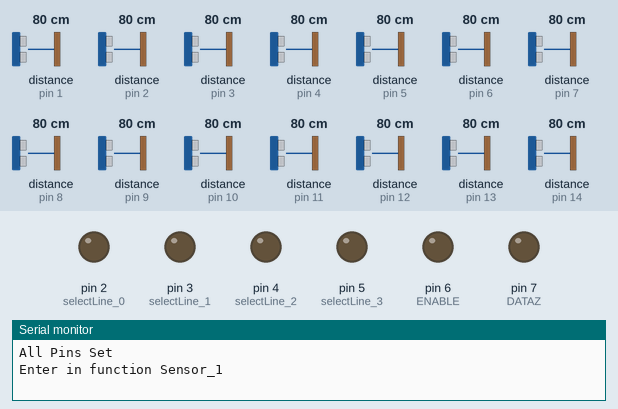
Recording of a sketch running on a simulated Arduino Uno, built with avr-gcc and run on an emulated ATmega328P. Shown: output pins drawn as LEDs (lit = HIGH), the last lines printed to the serial monitor. Inputs (shaded band) come from the test bench; at power-on: distance to the obstacle (sensors on pin 1, pin 2, pin 3, pin 4, pin 5, pin 6, pin 7, pin 8, pin 9, pin 10, pin 11, pin 12, pin 13, pin 14) 80 cm.

Above: at 0.1 s.
At 2.4 s:
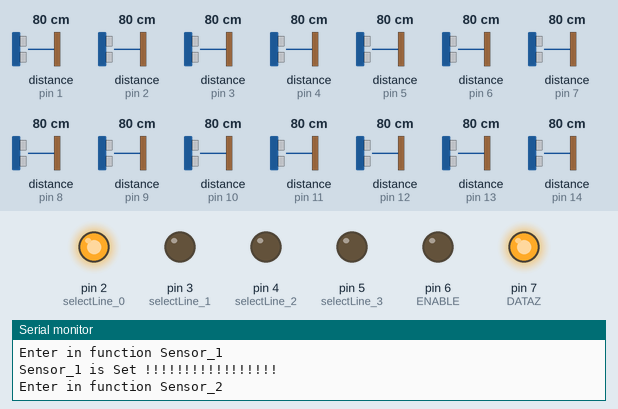
At 5.4 s:
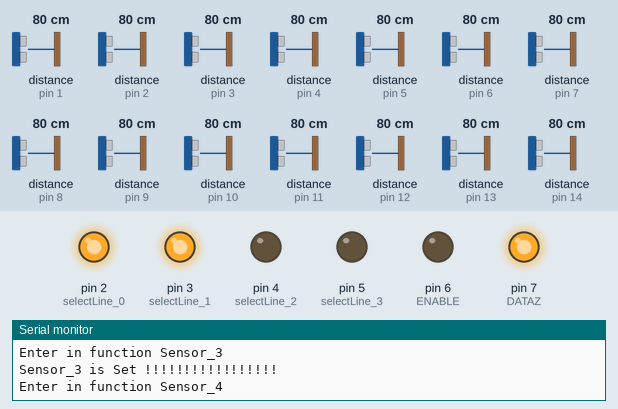
At 9.9 s:
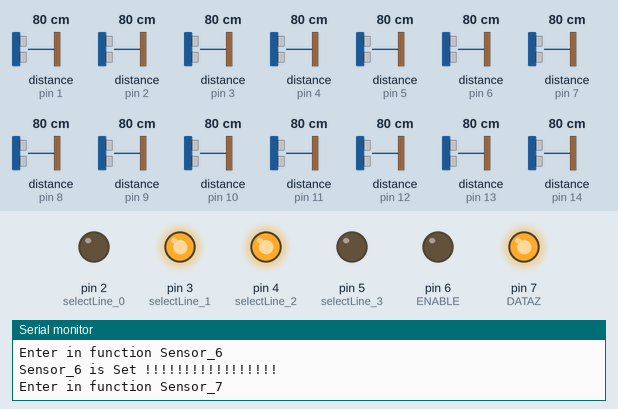
At 15.9 s:
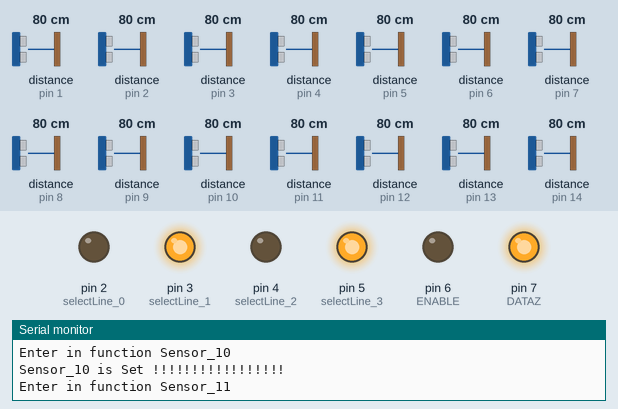
At 21.1 s:
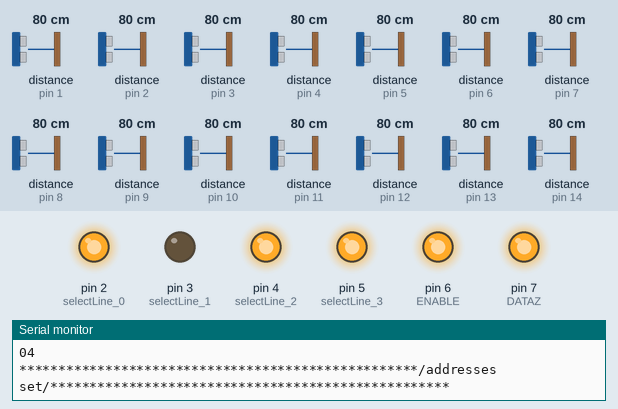
Timing chart, 0 to 22.6 s (numbered marks = the images above):
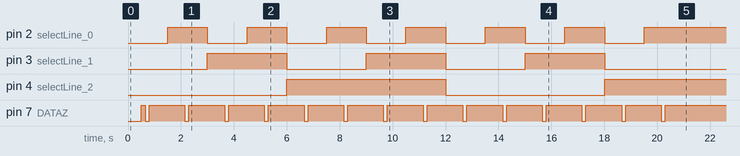

The sketch:

Sensor14_on_Serial_____Main_.ino
```cpp
/* This example shows how to use continuous mode to take
range measurements with the VL53L0X. It is based on
vl53l0x_ContinuousRanging_Example.c from the VL53L0X API.

The range readings are in units of mm. */
//#include <UbidotsArduinoGPRS.h>
#include <SoftwareSerial.h>

//#define APN "internet" // Assign the APN
//#define USER ""  // If your apn doesnt have username just put ""
//#define PASS ""  // If your apn doesnt have password just put ""
//#define TOKEN "BBFF-OLDnBKc3nFJSb4XqjoMBTt9xRG813P"  // Replace it with your Ubidots token
//#define VARIABLE_LABEL_1 "sensor_1" // Assign the variable label 5aa55b0a642ab62df485d11d
//#define VARIABLE_LABEL_2 "sensor_2" // Assign the variable label
//#define VARIABLE_LABEL_3 "sensor_3" // Assign the variable label
//#define VARIABLE_LABEL_4 "sensor_4" // Assign the variable label 5aa55b0a642ab62df485d11d
//#define VARIABLE_LABEL_5 "sensor_5" // Assign the variable label
//#define VARIABLE_LABEL_6 "sensor_6" // Assign the variable label
//#define VARIABLE_LABEL_7 "sensor_7" // Assign the variable label 5aa55b0a642ab62df485d11d
//#define VARIABLE_LABEL_8 "sensor_8" // Assign the variable label
//#define VARIABLE_LABEL_9 "sensor_9" // Assign the variable label
//#define VARIABLE_LABEL_10 "sensor_10" // Assign the variable label 5aa55b0a642ab62df485d11d
//#define VARIABLE_LABEL_11 "sensor_11" // Assign the variable label
//#define VARIABLE_LABEL_12 "sensor_12" // Assign the variable label
//#define VARIABLE_LABEL_13 "sensor_13" // Assign the variable label 5aa55b0a642ab62df485d11d
//#define VARIABLE_LABEL_14 "sensor_14" // Assign the variable label

//Ubidots client(TOKEN);
//SoftwareSerial gprs = SoftwareSerial(10, 11);
//SoftwareSerial *GPRSSerial = &gprs;

//double distance;

SoftwareSerial send_to_node(10, 11);

#include <Wire.h>
#include <VL53L0X.h>

#define selectLine_0 2
#define selectLine_1 3
#define selectLine_2 4
#define selectLine_3 5

#define ENABLE 6
#define DATAZ 7

VL53L0X sensor1,sensor2,sensor3,sensor4,sensor5,sensor6,sensor7,sensor8,sensor9,sensor10,sensor11,sensor12,sensor13,sensor14;

void setup()
{
//   Serial.begin(115200);
//    GPRSSerial->begin(19200);
//    if (! client.init(*GPRSSerial))
//    {
//      Serial.println(F("Couldn't find FONA"));
//      while (1);
//    }
//    client.setApn(APN,USER,PASS);
//                      //client.setDebug(false);
//
//  delay(2000);


  pinMode(selectLine_0 ,OUTPUT);
  pinMode(selectLine_1 ,OUTPUT);
  pinMode(selectLine_2 ,OUTPUT);
  pinMode(selectLine_3 ,OUTPUT);

  pinMode(ENABLE ,OUTPUT);
  pinMode(DATAZ ,OUTPUT);

  Serial.begin(19200);
  send_to_node.begin(19200);

  Wire.begin();

   Serial.println("All Pins Set");

      sensor_1(0x01);
      sensor_2(0x02);
      sensor_3(0x03);
      sensor_4(0x04);
      sensor_5(0x05);
      sensor_6(0x06);
      sensor_7(0x07);
      sensor_8(0x08);
      sensor_9(0x09);
      sensor_10(0x0A);
      sensor_11(0x0B);
      sensor_12(0x0C);
      sensor_13(0x0D);
      sensor_14(0x0E);

  Serial.println("00");
  Serial.println("01");
  Serial.println("02");
  Serial.println("03");
  Serial.println("04");

  Serial.println("");
  Serial.println("***************************************************/addresses set/***************************************************");

  // Start continuous back-to-back mode (take readings as
  // fast as possible).  To use continuous timed mode
  // instead, provide a desired inter-measurement period in
  // ms (e.g. sensor.startContinuous(100)).

   Serial.println ("\n\t I2C scanner. Scanning ...");
  byte count = 0;
  for (byte i = 1; i < 120; i++)
  {

    Wire.beginTransmission (i);
    if (Wire.endTransmission () == 0)
    {
      Serial.print ("Found address: ");
      Serial.print (i, DEC);
      Serial.print (" (0x");
      Serial.print (i, HEX);
      Serial.println (")");
      count++;
      delay (1);  // maybe unneeded?
    } // end of good response
  } // end of for loop
  Serial.println("**********************************************************************************************************************");

  Serial.println ("Done.");
  Serial.print ("Found ");
  Serial.print (count, DEC);
  Serial.println (" device(s).");
  Serial.println("Sensor Readings...........");

  sensor1.startContinuous();
  sensor2.startContinuous();
  sensor3.startContinuous();
  sensor4.startContinuous();
  sensor5.startContinuous();
  sensor6.startContinuous();
  sensor7.startContinuous();
  sensor8.startContinuous();
  sensor9.startContinuous();
  sensor10.startContinuous();
  sensor11.startContinuous();
  sensor12.startContinuous();
  sensor13.startContinuous();
  sensor14.startContinuous();
 }

void loop()
{

  Serial.print("Sensor_1 = ");Serial.print(sensor1.readRangeContinuousMillimeters());Serial.print("mm");Serial.print("||");
  send_to_node.write("S1");send_to_node.write(sensor1.readRangeContinuousMillimeters());
  Serial.print("Sensor_2 = ");Serial.print(sensor2.readRangeContinuousMillimeters());Serial.print("mm");Serial.print("||");
  send_to_node.write("S2");send_to_node.write(sensor2.readRangeContinuousMillimeters());
  Serial.print("Sensor_3 = ");Serial.print(sensor3.readRangeContinuousMillimeters());Serial.print("mm");Serial.println();
  send_to_node.write("S3");send_to_node.write(sensor3.readRangeContinuousMillimeters());
  Serial.print("Sensor_4 = ");Serial.print(sensor4.readRangeContinuousMillimeters());Serial.print("mm");Serial.print("||");
  send_to_node.write("S4");send_to_node.write(sensor4.readRangeContinuousMillimeters());
  Serial.print("Sensor_5 = ");Serial.print(sensor5.readRangeContinuousMillimeters());Serial.print("mm");Serial.print("||");
  send_to_node.write("S5");send_to_node.write(sensor5.readRangeContinuousMillimeters());
  Serial.print("Sensor_6 = ");Serial.print(sensor6.readRangeContinuousMillimeters());Serial.print("mm");Serial.println();
  send_to_node.write("S6");send_to_node.write(sensor6.readRangeContinuousMillimeters());
  Serial.print("Sensor_7 = ");Serial.print(sensor7.readRangeContinuousMillimeters());Serial.print("mm");Serial.print("||");
  send_to_node.write("S7");send_to_node.write(sensor7.readRangeContinuousMillimeters());
  Serial.print("Sensor_8 = ");Serial.print(sensor8.readRangeContinuousMillimeters());Serial.print("mm");Serial.print("||");
  send_to_node.write("S8");send_to_node.write(sensor8.readRangeContinuousMillimeters());
  Serial.print("Sensor_9 = ");Serial.print(sensor9.readRangeContinuousMillimeters());Serial.print("mm");Serial.println();
  send_to_node.write("S9");send_to_node.write(sensor9.readRangeContinuousMillimeters());
  Serial.print("Sensor_10 = ");Serial.print(sensor10.readRangeContinuousMillimeters());Serial.print("mm");Serial.print("||");
  send_to_node.write("S10");send_to_node.write(sensor10.readRangeContinuousMillimeters());
  Serial.print("Sensor_11 = ");Serial.print(sensor11.readRangeContinuousMillimeters());Serial.print("mm");Serial.print("||");
  send_to_node.write("S11");send_to_node.write(sensor11.readRangeContinuousMillimeters());
  Serial.print("Sensor_12 = ");Serial.print(sensor12.readRangeContinuousMillimeters());Serial.print("mm");Serial.println();
  send_to_node.write("S12");send_to_node.write(sensor12.readRangeContinuousMillimeters());
  Serial.print("Sensor_13 = ");Serial.print(sensor13.readRangeContinuousMillimeters());Serial.print("mm");Serial.println();
  send_to_node.write("S13");send_to_node.write(sensor13.readRangeContinuousMillimeters());
  Serial.print("Sensor_14 = ");Serial.print(sensor14.readRangeContinuousMillimeters());Serial.print("mm");Serial.println();
  send_to_node.write("S14");send_to_node.write(sensor14.readRangeContinuousMillimeters());


//  unsigned int Sensor1 = sensor1.readRangeContinuousMillimeters();  // Sensor 1
//  unsigned int Sensor2 = sensor2.readRangeContinuousMillimeters();  // Sensor 2
//  unsigned int Sensor3 = sensor3.readRangeContinuousMillimeters();  // Sensor 3
//
//  CanInNumbers(Sensor1);
//  delay(10);
//  CanInNumbers(Sensor2);
//  delay(10);
//  CanInNumbers(Sensor2);
//  delay(10);

//  client.add(VARIABLE_LABEL_1, Sensor1);
//  client.add(VARIABLE_LABEL_2, Sensor2);
//  client.add(VARIABLE_LABEL_3, Sensor3);
//  client.sendAll();

  Serial.println();
  Serial.println();

  delay(5000);
}
```

CanCalculator.ino
```cpp
int CanInNumbers(unsigned int distance)
{
  int cans;
  int r1 = 150;
  int r2 = 220;
  int r3 = 290;
  int r4 = 360;
  int r5 = 430;
  if (distance < 500)  // phase failures have incorrect data
  {
    Serial.print("Distance (mm): "); Serial.print(distance);Serial.println();
//    server.handleClient();
    cans = 0;
      if (distance <= r1)        //  ||---->  O O O O 0
      {
      cans = 5;
      }
      else if (distance > r1 && distance <= r2)
      {
      cans = 4;
      }
     else if ( distance > r2 && distance <= r3 ) {
      cans = 3;
    }
    else if ( distance > r3 && distance <= r4 ) {
      cans = 2;
    }
    else if ( distance > r4 && distance <= r5 ) {
      cans = 1;
    }
    else if ( distance > r5)
    {
      cans = 0;
    }
  }
  else
  {
    Serial.println(" out of range ");
    cans = 0;
  }
  delay(1000);
    Serial.print("OutSide Loop Number of Cans are ");Serial.print(" = "); Serial.print(cans);Serial.println();
return(cans);
}
```

ResetSensor.ino
```cpp
 void ResetSensor()
    {
      digitalWrite(DATAZ,HIGH);   // Make XSHUT = HIGH
      delay(150);

    // Make XSHUT = LOW for 150ms
      digitalWrite(DATAZ, LOW);
      delay(150);
      digitalWrite(DATAZ,HIGH);     // Make XSHUT = HIGH
      delay(500);
    }
```

Sensor_Address_Set.ino
```cpp
void sensor_1(uint8_t t)
{

Serial.println("Enter in function Sensor_1");
    selectMux(0,0,0,0);// 0
    ResetSensor();
    sensor1.init(true);       // Initiallize sensor with address
    sensor1.setTimeout(500);
    delay(100);
    sensor1.setAddress(t);  // I2c address of device
    delay(100);
    deselectMux();
    Serial.println("Sensor_1 is Set !!!!!!!!!!!!!!!!!");
}


void sensor_2(uint8_t t)
{

Serial.println("Enter in function Sensor_2");
    selectMux(0,0,0,1);  //1
    ResetSensor();
    sensor2.init(true);       // Initiallize sensor with address
    sensor2.setTimeout(500);
    delay(100);
    sensor2.setAddress(t);  // I2c address of device
    delay(100);
    deselectMux();
    Serial.println("Sensor_2 is Set !!!!!!!!!!!!!!!!!");
}

void sensor_3(uint8_t t)
{
Serial.println("Enter in function Sensor_3");
    selectMux(0,0,1,0);  //2
    ResetSensor();
    sensor3.init(true);       // Initiallize sensor with address
    sensor3.setTimeout(500);
    delay(100);
    sensor3.setAddress(t);  // I2C address of device
    delay(100);
    deselectMux();
    Serial.println("Sensor_3 is Set !!!!!!!!!!!!!!!!!");
}

void sensor_4(uint8_t t)
{
Serial.println("Enter in function Sensor_4");
    selectMux(0,0,1,1);  //3
    ResetSensor();
    sensor4.init(true);       // Initiallize sensor with address
    sensor4.setTimeout(500);
    delay(100);
    sensor4.setAddress(t);  // I2c address of device
    delay(100);
    deselectMux();
    Serial.println("Sensor_4 is Set !!!!!!!!!!!!!!!!!");
}
void sensor_5(uint8_t t)
{
Serial.println("Enter in function Sensor_5");
    selectMux(0,1,0,0);  //4

    ResetSensor();
    sensor5.init(true);       // Initiallize sensor with address
    sensor5.setTimeout(500);
    delay(100);
    sensor5.setAddress(t);  // I2c address of device
    delay(100);
    deselectMux();
    Serial.println("Sensor_5 is Set !!!!!!!!!!!!!!!!!");
}

void sensor_6(uint8_t t)
{
Serial.println("Enter in function Sensor_6");
    selectMux(0,1,0,1);  //5
    ResetSensor();
    sensor6.init(true);       // Initiallize sensor with address
    sensor6.setTimeout(500);
    delay(100);
    sensor6.setAddress(t);  // I2c address of device
    delay(100);
    deselectMux();
    Serial.println("Sensor_6 is Set !!!!!!!!!!!!!!!!!");
}
void sensor_7(uint8_t t)
{
Serial.println("Enter in function Sensor_7");
    selectMux(0,1,1,0); // 6
    ResetSensor();
    sensor7.init(true);       // Initiallize sensor with address
    sensor7.setTimeout(500);
    delay(100);
    sensor7.setAddress(t);  // I2c address of device
    delay(100);
    deselectMux();
    Serial.println("Sensor_7 is Set !!!!!!!!!!!!!!!!!");
}
void sensor_8(uint8_t t)
{
Serial.println("Enter in function Sensor_8");
    selectMux(0,1,1,1); // 7
    ResetSensor();
    sensor8.init(true);       // Initiallize sensor with address
    sensor8.setTimeout(500);
    delay(100);
    sensor8.setAddress(t);  // I2c address of device
    delay(100);
    deselectMux();
    Serial.println("Sensor_8 is Set !!!!!!!!!!!!!!!!!");
}

void sensor_9(uint8_t t)
{
Serial.println("Enter in function Sensor_9");
    selectMux(1,0,0,0); // 8
    ResetSensor();
    sensor9.init(true);       // Initiallize sensor with address
    sensor9.setTimeout(500);
    delay(100);
    sensor9.setAddress(t);  // I2c address of device
    delay(100);
    deselectMux();
    Serial.println("Sensor_9 is Set !!!!!!!!!!!!!!!!!");
}
void sensor_10(uint8_t t)
{
Serial.println("Enter in function Sensor_10");
    selectMux(1,0,0,1); // 9
    ResetSensor();
    sensor10.init(true);       // Initiallize sensor with address
    sensor10.setTimeout(500);
    delay(100);
    sensor10.setAddress(t);  // I2c address of device
    delay(100);
    deselectMux();
    Serial.println("Sensor_10 is Set !!!!!!!!!!!!!!!!!");
}
void sensor_11(uint8_t t)
{
Serial.println("Enter in function Sensor_11");
    selectMux(1,0,1,0); // 10
    ResetSensor();
    sensor11.init(true);       // Initiallize sensor with address
    sensor11.setTimeout(500);
    delay(100);
    sensor11.setAddress(t);  // I2c address of device
    delay(100);
    deselectMux();
    Serial.println("Sensor_11 is Set !!!!!!!!!!!!!!!!!");
}
void sensor_12(uint8_t t)
{
Serial.println("Enter in function Sensor_12");
    selectMux(1,0,1,1); // 11
    ResetSensor();
    sensor12.init(true);       // Initiallize sensor with address
    sensor12.setTimeout(500);
    delay(100);
    sensor12.setAddress(t);  // I2c address of device
    delay(100);
    deselectMux();
    Serial.println("Sensor_12 is Set !!!!!!!!!!!!!!!!!");
}
void sensor_13(uint8_t t)
{
Serial.println("Enter in function Sensor_13");
    selectMux(1,1,0,0); // 12
    ResetSensor();
    sensor13.init(true);       // Initiallize sensor with address
    sensor13.setTimeout(500);
    delay(100);
    sensor13.setAddress(t);  // I2c address of device
    delay(100);
    deselectMux();
    Serial.println("Sensor_13 is Set !!!!!!!!!!!!!!!!!");
}
void sensor_14(uint8_t t)
{
Serial.println("Enter in function Sensor_14");
    selectMux(1,1,0,1); // 13
    ResetSensor();
    sensor14.init(true);       // Initiallize sensor with address
    sensor14.setTimeout(500);
    delay(100);
    sensor14.setAddress(t);  // I2c address of device
    delay(100);
    deselectMux();
    Serial.println("Sensor_14 is Set !!!!!!!!!!!!!!!!!");
}
```

Xshut_Select_deselect.ino
```cpp
 void selectMux(int D, int C, int B , int A)
    {
      digitalWrite(ENABLE,0);
      digitalWrite(selectLine_0 ,A);
      digitalWrite(selectLine_1 ,B);
      digitalWrite(selectLine_2 ,C);
      digitalWrite(selectLine_3 ,D);
      delay(500);

    }

  void deselectMux()
    {
          //Serial.println("Enter deselect");
      digitalWrite(ENABLE,1);
    }
```
